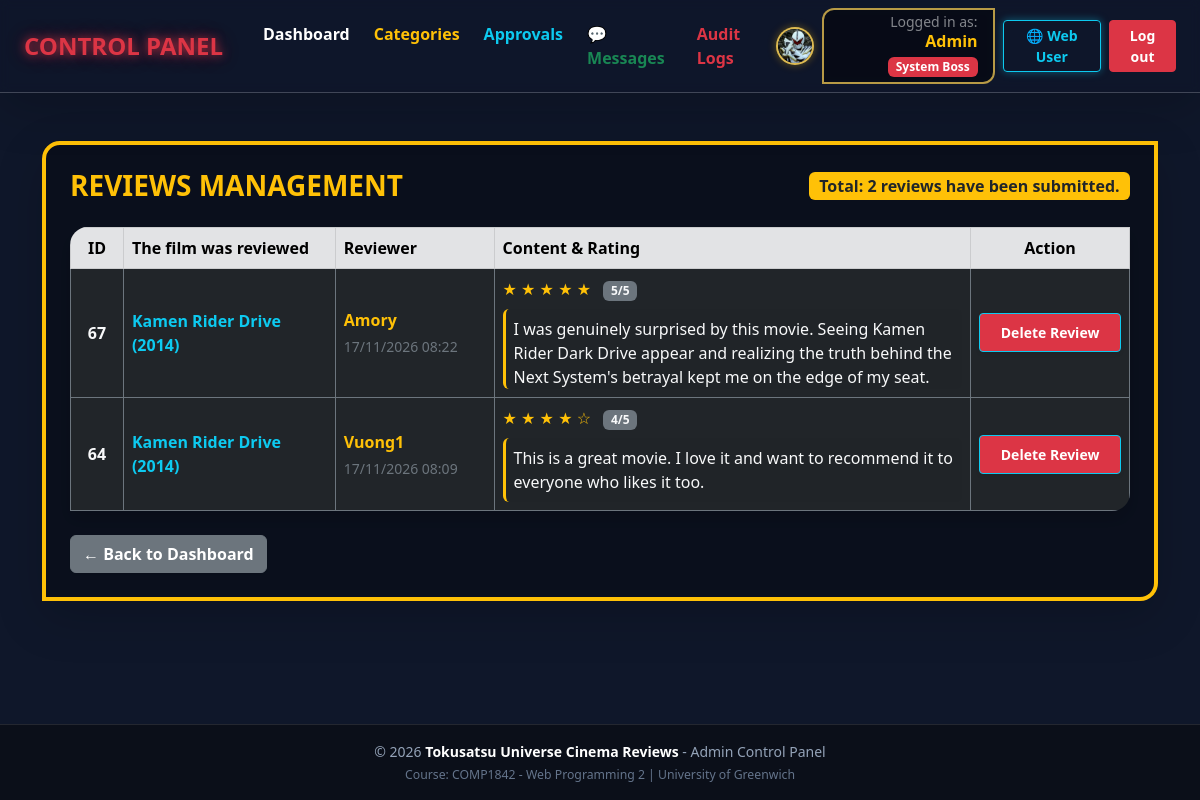
The page /index.php?route=admin/manage-reviews (signed in) on the database its author committed.
### tables this page shows
CREATE TABLE `users` (
  `id` int(11) NOT NULL,
  `name` varchar(255) NOT NULL,
  `email` varchar(255) NOT NULL,
  `password` varchar(255) NOT NULL,
  `role` tinyint(1) DEFAULT 0 COMMENT '0 = User, 1 = Boss, 2+ = Sub-Admin',
  `created_at` timestamp NOT NULL DEFAULT current_timestamp(),
  `updated_at` timestamp NOT NULL DEFAULT current_timestamp() ON UPDATE current_timestamp(),
  `avatar` varchar(255) DEFAULT 'default_avatar.webp',
  `bio` text DEFAULT NULL,
  `favorite_genre` varchar(100) DEFAULT NULL,
  `status` enum('active','on_break') DEFAULT 'active',
  `credibility_score` int(11) DEFAULT 0,
  `badge` varchar(50) DEFAULT 'Newbie',
  `is_deleted` tinyint(1) DEFAULT 0,
  `is_blocked` tinyint(1) NOT NULL DEFAULT 0,
  `blocked_until` datetime DEFAULT NULL,
  `block_reason` varchar(255) DEFAULT NULL,
  `reset_token` varchar(255) DEFAULT NULL,
  `reset_expires` datetime DEFAULT NULL
);

CREATE TABLE `reviews` (
  `id` int(11) NOT NULL,
  `film_id` int(11) NOT NULL,
  `user_id` int(11) NOT NULL,
  `headline` varchar(150) DEFAULT NULL,
  `rating` tinyint(1) NOT NULL CHECK (`rating` >= 1 and `rating` <= 5),
  `recommend` tinyint(1) NOT NULL DEFAULT 1,
  `is_spoiler` tinyint(1) NOT NULL DEFAULT 0,
  `tags` varchar(255) DEFAULT NULL,
  `ticket_proof` varchar(255) DEFAULT NULL,
  `is_verified_watcher` tinyint(1) NOT NULL DEFAULT 0,
  `helpful_count` int(11) NOT NULL DEFAULT 0,
  `content` text NOT NULL,
  `created_at` timestamp NOT NULL DEFAULT current_timestamp()
);

### views/admin/manage_reviews.php (the view, shortened to what the rows shown need)
<?php
$reviews = is_array($reviews ?? null) ? $reviews : [];
$isBoss = !empty($isBoss);
?>
<div class="card admin-card p-4 border-top border-4 border-warning shadow-lg">
    <div class="table-responsive shadow rounded">
        <table class="table table-dark table-hover table-bordered align-middle border-secondary m-0">
            <thead class="table-secondary text-dark">
                <tr>
                    <th class="text-center" width="5%">ID</th>
                    <th width="20%">The film was reviewed</th>
                    <th width="15%">Reviewer</th>
                    <th width="45%">Content &amp; Rating</th>
                    <th class="text-center" width="15%">Action</th>
                </tr>
            </thead>
            <tbody>
                <?php if (empty($reviews)): ?>
                    <tr>
                        <td colspan="5" class="text-center text-secondary py-5 fw-bold fs-5">
                            No reviews have been submitted yet...
                        </td>
                    </tr>
                <?php else: ?>
                    <?php foreach ($reviews as $rv): ?>
                        <?php
                            $reviewId = (int) ($rv['id'] ?? 0);
                            $rating = (int) ($rv['rating'] ?? 0);
                            $isRevByBoss = !empty($rv['is_boss_author']);
                        ?>
                        <tr>
                            <td class="text-center fw-bold text-light"><?= $reviewId ?></td>
                            <td class="fw-bold text-info">
                                <?= $viewHelper->e($rv['film_title'] ?? 'The film has been deleted') ?>
                            </td>
                            <td>
                                <div class="fw-bold text-warning">
                                    <?= $viewHelper->e($rv['user_name'] ?? '') ?>
                                </div>
                                <div class="text-secondary small mt-1">
                                    <?= $viewHelper->e($rv['created_at_formatted'] ?? 'N/A') ?>
                                </div>
                            </td>
                            <td>
                                <div class="text-warning mb-2 fs-6">
                                    <?php for ($i = 1; $i <= 5; $i++): ?>
                                        <?= $i <= $rating ? '★' : '☆' ?>
                                    <?php endfor; ?>
                                    <span class="text-light ms-2 badge bg-secondary"><?= $rating ?>/5</span>
                                </div>
                                <div class="p-2 bg-dark bg-opacity-50 rounded text-light border-start border-3 border-warning" style="max-height: 80px; overflow-y: auto;">
                                    <?= nl2br($viewHelper->e($rv['content'] ?? '')) ?>
                                </div>
                            </td>
                            <td class="text-center">
                                <?php if ($isRevByBoss && !$isBoss): ?>
                                    <button type="button" class="btn btn-sm btn-outline-secondary fw-bold w-100 py-2" disabled title="Sub-Admins cannot delete reviews published by the System Boss">
                                        🔒 Boss Protected
                                    </button>
                                <?php else: ?>
                                    <form method="POST"
                                          action="<?= $viewHelper->routeUrl('admin/manage-reviews', [], false) ?>"
                                          data-confirm="Are you sure you want to PERMANENTLY DELETE this review, Admin?">
                                        <button type="submit" class="btn btn-sm btn-danger fw-bold neon-border w-100 shadow-sm py-2">
                                            Delete Review
                                        </button>
                                    </form>
                                <?php endif; ?>
                            </td>
                        </tr>
                    <?php endforeach; ?>
                <?php endif; ?>
            </tbody>
        </table>
    </div>
</div>

### views/layouts/admin.php (shortened to what the rows shown need)
<!DOCTYPE html>
<html lang="en">
<head>
    <link href="https://cdn.jsdelivr.net/npm/bootstrap@5.3.0/dist/css/bootstrap.min.css" rel="stylesheet">
    <link rel="stylesheet" href="<?= $viewHelper->asset('public/css/admin_style.css?v=3.8') ?>">
</head>
<body class="admin-body d-flex flex-column min-vh-100">
    <nav class="navbar navbar-expand-lg navbar-dark admin-navbar shadow-lg mb-5 sticky-top">
        <div class="container-fluid px-4">
            <div class="d-flex align-items-center gap-2 ms-auto">
                <div class="user-badge d-none d-sm-block text-end">
                    <span class="text-white-50 small d-block" style="line-height: 1;">Logged in as:</span>
                    <span class="text-warning fw-bold fs-6">
                        <?= $viewHelper->e(($auth['name'] ?? '') !== '' ? $auth['name'] : ($auth['email'] ?? 'Administrator')) ?>
                    </span>
                    <?php if (!empty($auth['is_boss'])): ?>
                        <span class="badge bg-danger ms-1"> System Boss</span>
                    <?php else: ?>
                        <span class="badge bg-warning text-dark ms-1"> Sub-Admin</span>
                    <?php endif; ?>
                </div>
            </div>
        </div>
    </nav>
    <main class="container admin-main-content flex-grow-1">
        <?= $output ?? ($content ?? '') ?>
    </main>
</body>
</html>

### rows shown on the page
users: name "Admin"
reviews: id "67", e "Kamen Rider Drive (2014)", e "Amory", e "17/11/2026 08:22", rating "5", content "I was genuinely surprised by this movie. Seeing Kamen Rider Dark Drive appear and realizing the truth behind the Next System's betrayal kept me on the edge of my seat."
reviews: id "64", e "Kamen Rider Drive (2014)", e "Vuong1", e "17/11/2026 08:09", rating "4", content "This is a great movie. I love it and want to recommend it to everyone who likes it too."

### other values the page prints
count($reviews) "2"
$viewHelper->e($currentYear) "2026"
